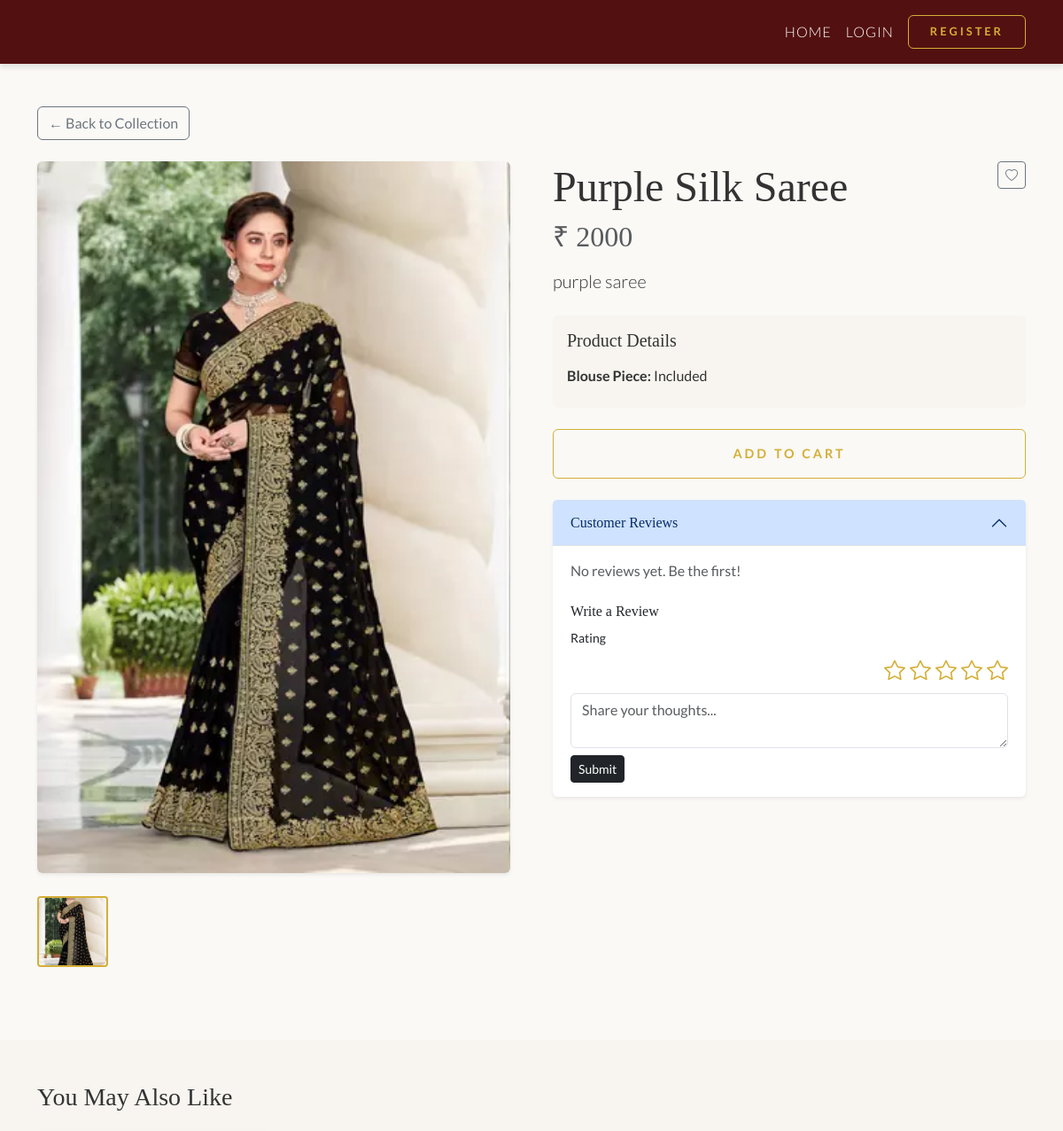
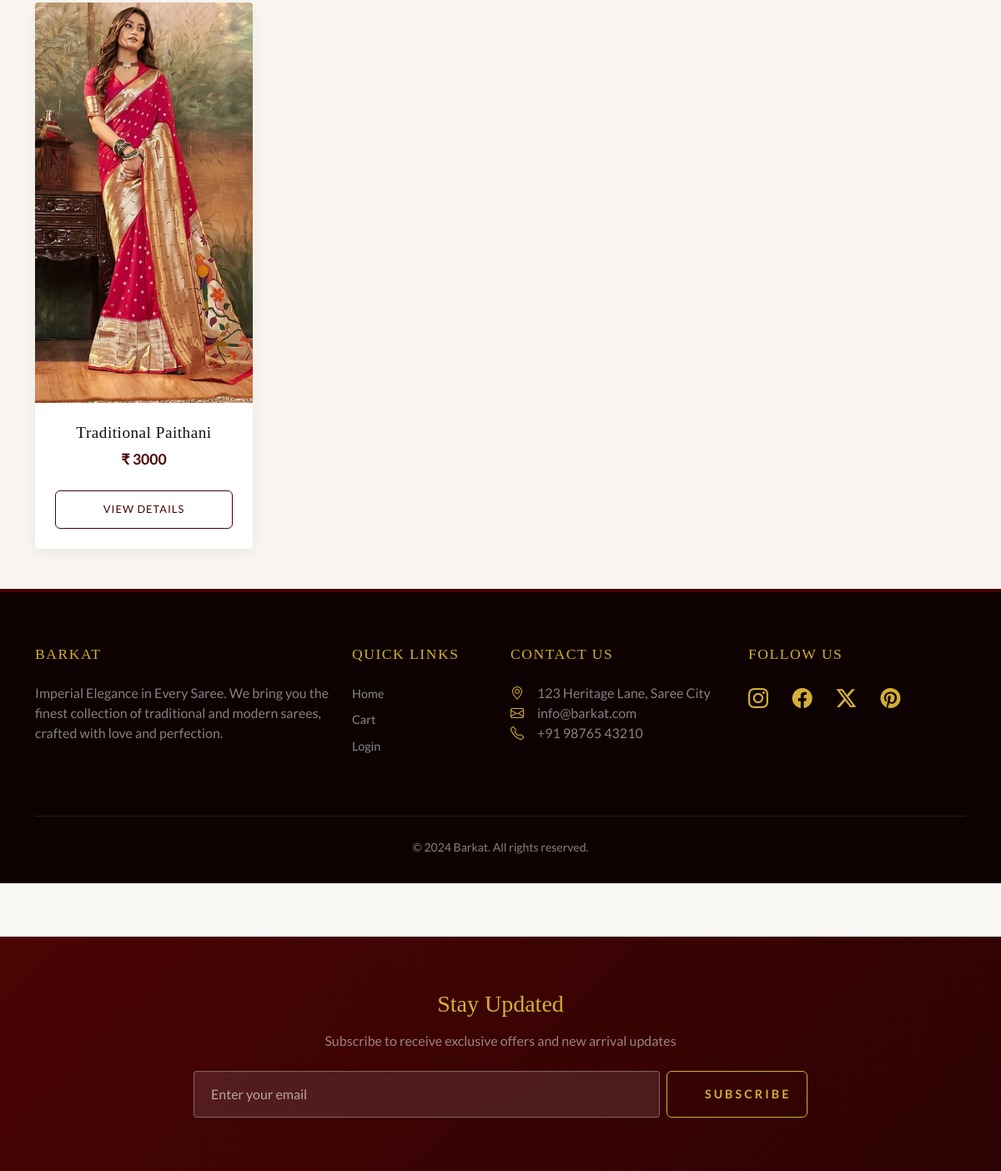
/product/1/, run on the app's committed database (2 pictures, top to bottom).
### shop/models.py (models this page shows)
class Product(models.Model):
    name= models.CharField(max_length=100)
    price = models.IntegerField()
    image = models.FileField(upload_to='products/')
    description =models.TextField()
    is_new_arrival = models.BooleanField(default=False)
    offer_text = models.CharField(max_length=100, blank=True, null=True)
    fabric = models.CharField(max_length=100, blank=True, null=True, help_text="e.g., Silk, Cotton, Chiffon")
    color = models.CharField(max_length=50, blank=True, null=True)
    work = models.CharField(max_length=100, blank=True, null=True, help_text="e.g., Zari, Embroidery, Print")
    occasion = models.CharField(max_length=100, blank=True, null=True, help_text="e.g., Wedding, Festival, Casual")
    blouse_piece = models.BooleanField(default=True, help_text="Blouse piece included")
    wash_care = models.TextField(blank=True, null=True)
    shipping_info = models.TextField(blank=True, null=True)
    length = models.CharField(max_length=50, blank=True, null=True, help_text="e.g., 5.5 meters")

### shop/views.py (the view)
# urls.py: path('product/<int:id>/',views.product),
def product(request, id):
    product =Product.objects.get(id=id)  #! show the single data
    reviews = Review.objects.filter(product=product).order_by('-created_at')
    avg_rating = 0
    if reviews:
        avg_rating = sum([r.rating for r in reviews]) / len(reviews)
    related_products = Product.objects.filter(
        models.Q(fabric=product.fabric) | models.Q(color=product.color)
    ).exclude(id=product.id)[:4]
    in_wishlist = False
    if request.session.get('user'):
        in_wishlist = Wishlist.objects.filter(username=request.session['user'], product=product).exists()
    if request.method == "POST":
        if not request.session.get('user'):
            return redirect('/login')
        rating = request.POST.get('rating', 5)
        Review.objects.create(username=request.session['user'],product=product,comment=request.POST['comment'], rating=rating)
        return redirect(f'/product/{id}')
    return render(request,"product.html",{
        'product':product,
        'reviews':reviews,
        'avg_rating': avg_rating,
        'related_products': related_products,
        'in_wishlist': in_wishlist
    })

### templates/product.html (shortened to what this page needs)
{% extends 'base.html' %}
{% block content %}
<div class="container" style="margin-top: 120px;">
    <a href="/" class="btn btn-outline-secondary mb-4">← Back to Collection</a>
    <div class="row gx-5">
        <div class="col-md-6 mb-4">
            <div class="product-main-image rounded shadow-sm mb-3" id="mainImageContainer">
                <img src="{{ product.image.url }}" class="img-fluid w-100" id="mainImage" style="object-fit: cover; cursor: zoom-in;">
            </div>
            <div class="product-thumbnails d-flex gap-2">
                <div class="thumbnail active" onclick="changeImage('{{ product.image.url }}', this)">
                    <img src="{{ product.image.url }}" class="img-fluid rounded">
                </div>
            </div>
        </div>
        <div class="col-md-6">
            <div class="d-flex justify-content-between align-items-start">
                <h1 class="display-5" style="font-family: 'Playfair Display', serif;">{{ product.name }}</h1>
                {% if request.session.user %}
                    {% if in_wishlist %}
                    <a href="/remove_wishlist/{{ product.id }}" class="btn btn-outline-danger btn-sm" title="Remove from Wishlist">
                        <i class="bi bi-heart-fill"></i>
                    </a>
                    {% else %}
                    <a href="/add_wishlist/{{ product.id }}" class="btn btn-outline-secondary btn-sm" title="Add to Wishlist">
                        <i class="bi bi-heart"></i>
                    </a>
                    {% endif %}
                {% else %}
                <a href="/login" class="btn btn-outline-secondary btn-sm" title="Add to Wishlist">
                    <i class="bi bi-heart"></i>
                </a>
                {% endif %}
            </div>
            <h3 class="text-muted mb-3 fs-2">₹ {{ product.price }}</h3>
            <p class="lead mb-4" style="font-weight: 300;">{{ product.description }}</p>
            <div class="product-details mb-4 p-3 rounded" style="background: #f8f5f0;">
                <h5 class="mb-3" style="font-family: 'Playfair Display', serif;">Product Details</h5>
                <div class="row">
                    <div class="col-6 mb-2">
                        <strong>Blouse Piece:</strong> {% if product.blouse_piece %}Included{% else %}Not Included{% endif %}
                    </div>
                </div>
            </div>
            <a href="/add_cart/{{ product.id }}" class="btn btn-imperial w-100 p-3 mb-4">
                Add to Cart
            </a>
            <div class="accordion" id="accordionExample">
                <div class="accordion-item border-0 shadow-sm">
                    <h2 class="accordion-header">
                        <button class="accordion-button" type="button" data-bs-toggle="collapse" data-bs-target="#collapseOne">
                            Customer Reviews
                        </button>
                    </h2>
                    <div id="collapseOne" class="accordion-collapse collapse show">
                        <div class="accordion-body">
                            {% for r in reviews %}
                                <div class="mb-3 border-bottom pb-2">
                                    <strong>{{ r.username }}</strong>
                                    <p class="text-muted small mb-0">{{ r.comment }}</p>
                                </div>
                            {% empty %}
                                <p class="text-muted">No reviews yet. Be the first!</p>
                            {% endfor %}
                            <h6 class="mt-4">Write a Review</h6>
                            <form method="post">
                                <div class="mb-2">
                                    <label class="form-label small">Rating</label>
                                    <div class="rating-input">
                                        {% for i in "54321" %}
                                        <label for="star{{ i }}"><i class="bi bi-star"></i></label>
                                        {% endfor %}
                                    </div>
                                </div>
                                <textarea name="comment" class="form-control mb-2" placeholder="Share your thoughts..." required></textarea>
                                <button class="btn btn-sm btn-dark">Submit</button>
                            </form>
                        </div>
                    </div>
                </div>
            </div>
        </div>
    </div>
</div>
{% if related_products %}
<section class="related-products py-5 mt-5" style="background: #f8f5f0;">
    <div class="container">
        <h3 class="mb-4" style="font-family: 'Playfair Display', serif;">You May Also Like</h3>
        <div class="row g-4">
            {% for rp in related_products %}
            <div class="col-md-3">
                <div class="product-card">
                    <div class="product-img-wrapper">
                        <img src="{{ rp.image.url }}" alt="{{ rp.name }}">
                    </div>
                    <div class="card-body">
                        <h5 class="card-title">{{ rp.name }}</h5>
                        <p class="price">₹ {{ rp.price }}</p>
                        <a href="/product/{{ rp.id }}" class="btn btn-add-cart">View Details</a>
                    </div>
                </div>
            </div>
            {% endfor %}
        </div>
    </div>
</section>
{% endif %}
{% endblock %}

### templates/base.html (shortened to what this page needs)
<!DOCTYPE html>
{% load static %}
<html lang="en">
<head>
    <link href="https://cdn.jsdelivr.net/npm/bootstrap@5.3.2/dist/css/bootstrap.min.css" rel="stylesheet">
    <link rel="stylesheet" href="https://cdn.jsdelivr.net/npm/bootstrap-icons@1.11.1/font/bootstrap-icons.css">
    <link rel="stylesheet" href="{% static 'css/style.css' %}?v=2.0">
</head>
<body>
    {% include 'navbar.html' %}
    {% block content %}{% endblock %}
    <footer>
        <div class="container">
            <div class="row">
                <div class="col-md-4 mb-4">
                    <h5>BARKAT</h5>
                    <p class="text-white-50">Imperial Elegance in Every Saree. We bring you the finest collection of traditional and modern sarees, crafted with love and perfection.</p>
                </div>
                <div class="col-md-2 mb-4">
                    <h5>Quick Links</h5>
                    <ul class="list-unstyled">
                        <li><a href="/">Home</a></li>
                        <li><a href="/cart">Cart</a></li>
                        <li><a href="/login">Login</a></li>
                    </ul>
                </div>
                <div class="col-md-3 mb-4">
                    <h5>Contact Us</h5>
                    <ul class="list-unstyled text-white-50">
                        <li><i class="bi bi-geo-alt"></i> 123 Heritage Lane, Saree City</li>
                        <li><i class="bi bi-envelope"></i> info@barkat.com</li>
                        <li><i class="bi bi-telephone"></i> +91 98765 43210</li>
                    </ul>
                </div>
                <div class="col-md-3 mb-4">
                    <h5>Follow Us</h5>
                    <div class="d-flex gap-3">
                        <a href="#" class="fs-4"><i class="bi bi-instagram"></i></a>
                        <a href="#" class="fs-4"><i class="bi bi-facebook"></i></a>
                        <a href="#" class="fs-4"><i class="bi bi-twitter-x"></i></a>
                        <a href="#" class="fs-4"><i class="bi bi-pinterest"></i></a>
                    </div>
                </div>
            </div>
            <hr class="border-secondary my-4">
            <div class="text-center text-white-50">
                <small>&copy; 2024 Barkat. All rights reserved.</small>
            </div>
        </div>
    </footer>
    <section class="newsletter-section">
        <div class="container">
            <div class="row justify-content-center">
                <div class="col-md-8 text-center">
                    <h3 class="mb-3" style="font-family: 'Playfair Display', serif;">Stay Updated</h3>
                    <p class="text-white-50 mb-4">Subscribe to receive exclusive offers and new arrival updates</p>
                    <form class="d-flex gap-2" onsubmit="event.preventDefault(); alert('Thank you for subscribing!');">
                        <input type="email" class="form-control newsletter-input" placeholder="Enter your email" required>
                        <button type="submit" class="btn btn-imperial">Subscribe</button>
                    </form>
                </div>
            </div>
        </div>
    </section>
</body>
</html>

### templates/navbar.html (shortened to what this page needs)
<nav class="navbar navbar-expand-lg navbar-imperial fixed-top">
  <div class="container">
    <div class="collapse navbar-collapse" id="navbarNav">
      <ul class="navbar-nav ms-auto align-items-center">
        <li class="nav-item">
          <a class="nav-link" href="/">Home</a>
        </li>
        {% if request.session.user %}
          <li class="nav-item">
            <span class="nav-link" style="opacity: 0.7;">Welcome, {{ request.session.customer_name|default:request.session.user }}</span>
          </li>
          <li class="nav-item">
            <a class="nav-link position-relative" href="/wishlist">
              <i class="bi bi-heart"></i> Wishlist
            </a>
          </li>
          <li class="nav-item">
            <a class="nav-link position-relative" href="/cart">
              <i class="bi bi-bag"></i> Cart
              {% if cart_count > 0 %}
              <span class="position-absolute top-0 start-100 translate-middle badge rounded-pill badge-gold">
                {{ cart_count }}
              </span>
              {% endif %}
            </a>
          </li>
          <li class="nav-item ms-lg-3">
            <a class="btn btn-sm btn-outline-light rounded-pill px-3" href="/logout">Logout</a>
          </li>
        {% else %}
          <li class="nav-item">
            <a class="nav-link" href="/login">Login</a>
          </li>
          <li class="nav-item ms-lg-2">
            <a class="btn btn-imperial px-4 py-2" href="/register" style="font-size: 0.8rem; padding: 8px 20px;">Register</a>
          </li>
        {% endif %}
      </ul>
    </div>
  </div>
</nav>

### data on the page
Product: image (picture), name "Purple Silk Saree", price "2000", description "purple saree"
Product: image (picture), name "Traditional Paithani", price "3000"
